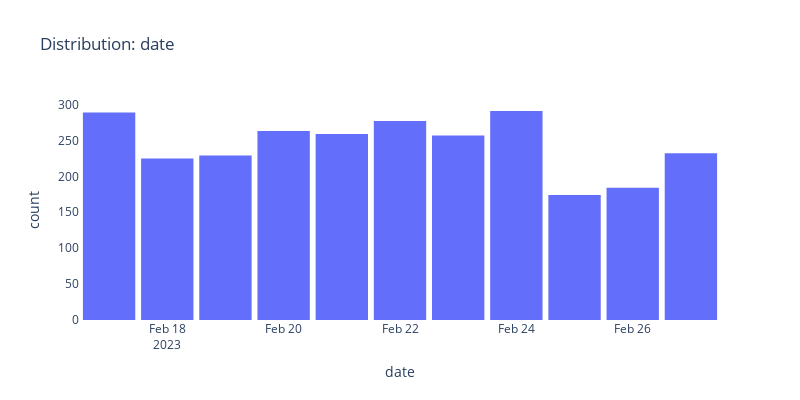

The notebook cell saved with this chart:
### Code cell
normalized = from_pickle(filename=f"{DATA_FOLDER}/normalized{VERSION}.pkl")
print(normalized.shape)
display(normalized.head(1))

print_dist(data=normalized, var='date', w=800, h=400)

### Figure 1 — Plotly figure (JSON) as saved in the notebook; plotly's stock layout.template omitted (floating-point values rounded to 4 significant figures; data arrays with more than 128 entries replaced by an {"elided": "..."} marker saying what was removed)
{"data": [{"alignmentgroup": "True", "bingroup": "x", "hovertemplate": "date=%{x}<br>count=%{y}<extra></extra>", "legendgroup": "", "marker": {"color": "#636efa", "pattern": {"shape": ""}}, "name": "", "offsetgroup": "", "orientation": "v", "showlegend": false, "type": "histogram", "x": {"elided": "2680 str values"}, "xaxis": "x", "yaxis": "y"}], "layout": {"bargap": 0.1, "barmode": "relative", "height": 400, "legend": {"tracegroupgap": 0}, "paper_bgcolor": "rgba(0,0,0,0)", "plot_bgcolor": "rgba(0,0,0,0)", "title": {"text": "Distribution: date"}, "width": 800, "xaxis": {"anchor": "y", "domain": [0, 1], "title": {"text": "date"}}, "yaxis": {"anchor": "x", "domain": [0, 1], "title": {"text": "count"}}}}
